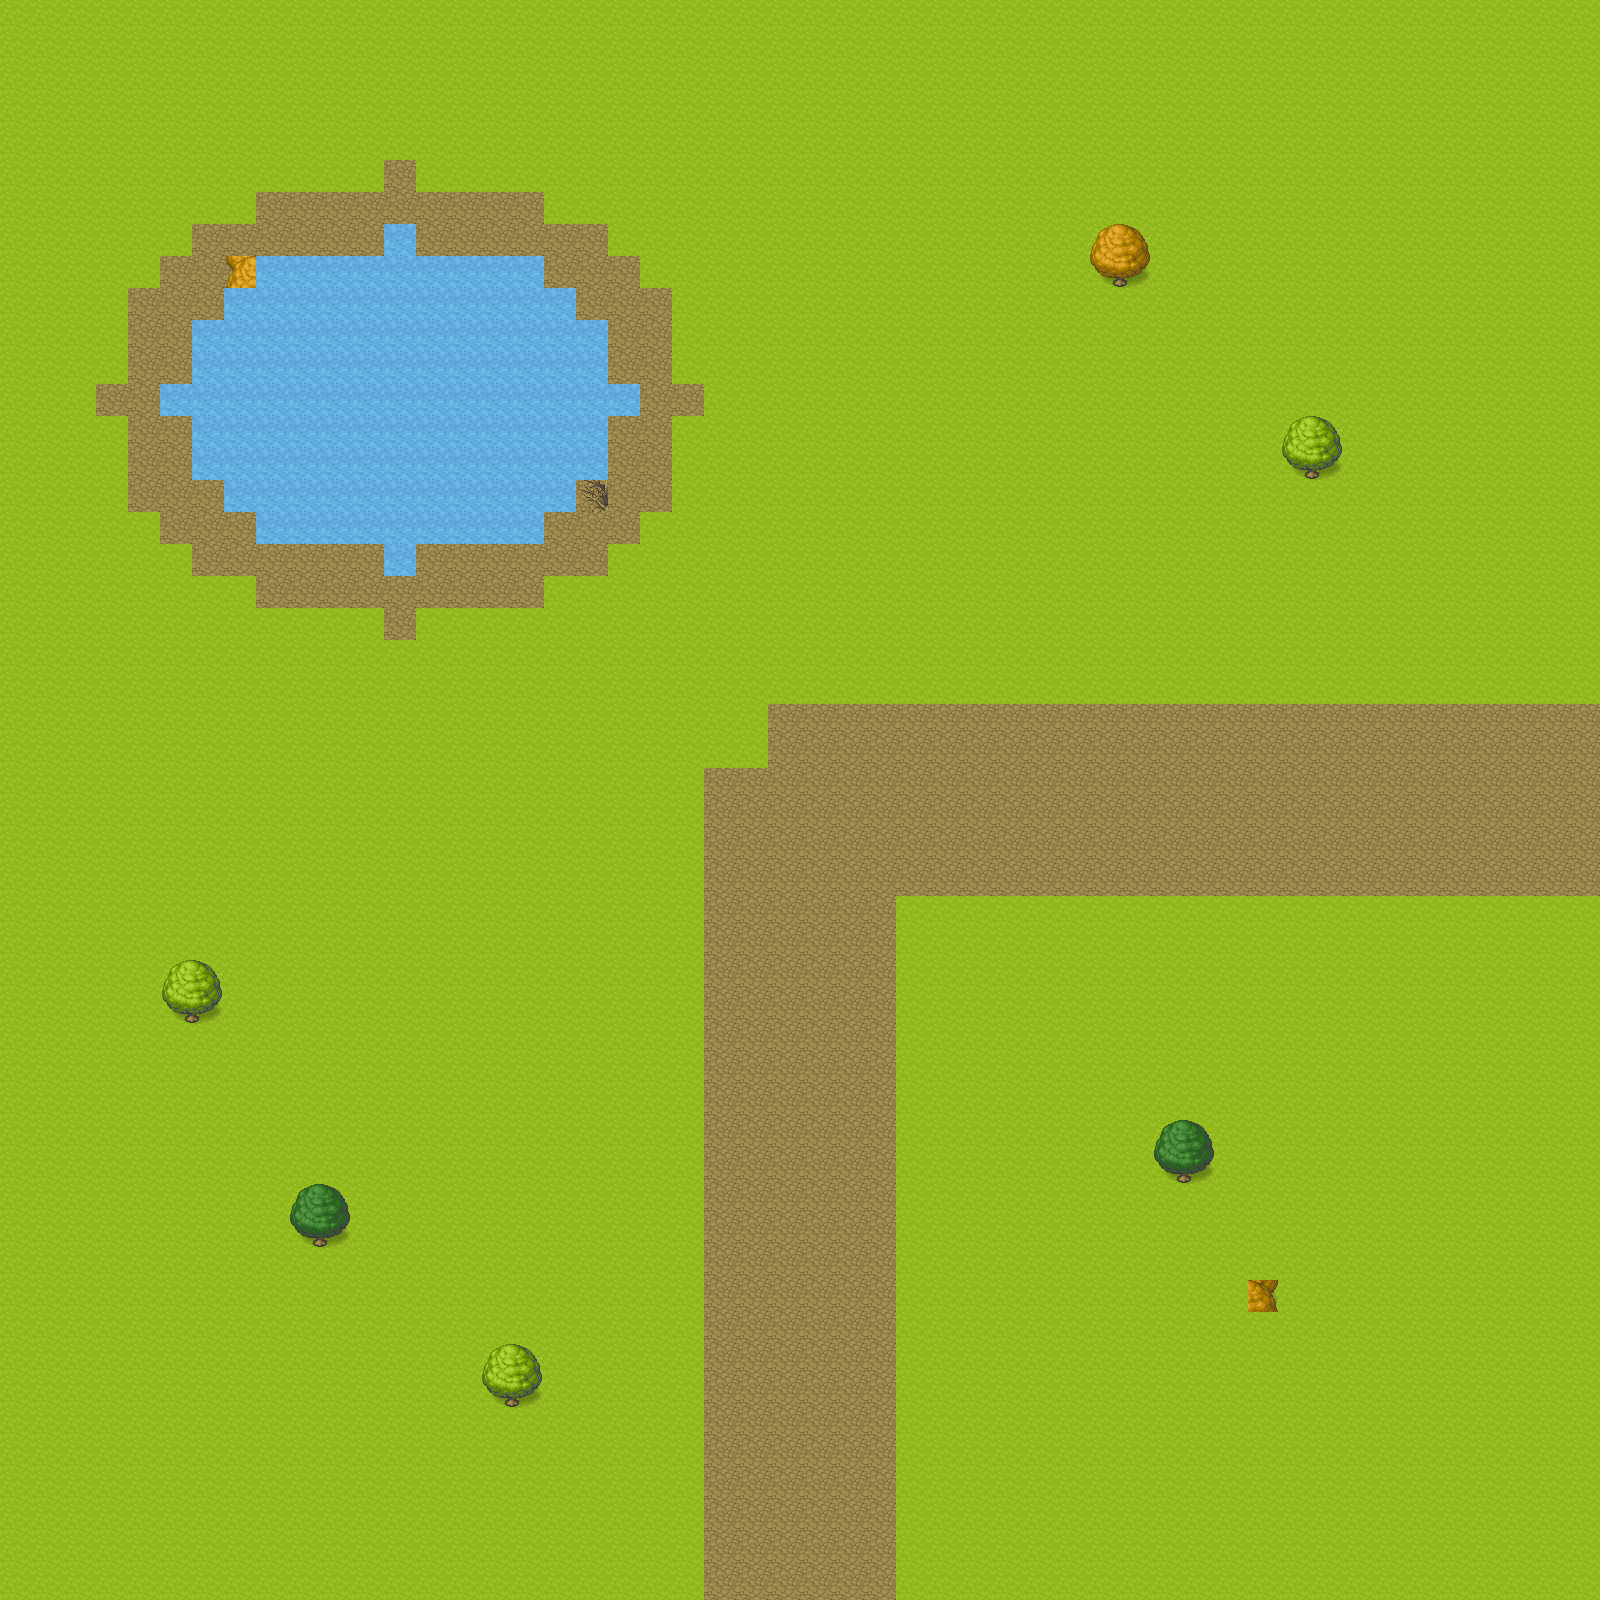

Rendered tile map (Tiled .tmx) drawn with the repository's tilesets; below, a short description and the map source with its tile grids summarised:
An orthogonal 50x50 tile map with 32x32 px tiles, 3 tile layers (Ground, Terrain, Objects), 3 tilesets and 1 object (start).

<map version="1.9" tiledversion="1.9.2" orientation="orthogonal" renderorder="right-down" width="50" height="50" tilewidth="32" tileheight="32" infinite="0" nextlayerid="5" nextobjectid="2">
 <tileset firstgid="1" source="[Base]BaseChip_pipo.tsx" />
 <tileset firstgid="1001" source="[A]Water_pipo.tsx" />
 <tileset firstgid="4073" source="[A]Dirt_pipo.tsx" />
 <layer id="1" name="Ground" width="50" height="50">
  <data>[2500 cells, 2500 non-empty, 1 distinct tile ids]</data>
 </layer>
 <layer id="2" name="Terrain" width="50" height="50">
  <data>[2500 cells, 493 non-empty, 2 distinct tile ids]</data>
 </layer>
 <layer id="3" name="Objects" width="50" height="50">
  <data>[2500 cells, 27 non-empty, 15 distinct tile ids]</data>
 </layer>
 <objectgroup id="4" name="Positions">
  <object id="1" name="start" class="start" x="800" y="800">
   <point />
  </object>
 </objectgroup>
</map>
